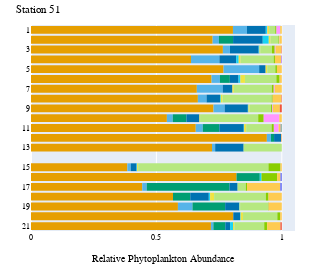
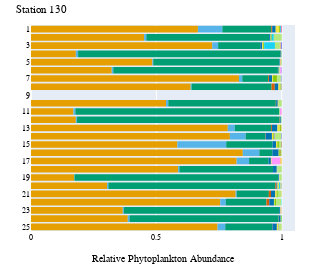

These figures' notebook cell, in order:
### Code cell
stations = ['51', '130']

cm_to_px = 96 / 2.54  # Conversion factor from centimeters to pixels
width_in_cm = 5
height_in_cm = 7

tax_colors = {}

for station in stations:        
    grouped_df = flowcam[flowcam['Station'] == station][['Comments', 'Taxon_grouped', 'density_cell_L_sample']]
    grouped_df = grouped_df.groupby(['Comments', 'Taxon_grouped']).agg({'density_cell_L_sample':'sum'}).reset_index()
    
    grouped_df["rel_occurrence"] = grouped_df.groupby(['Comments'])['density_cell_L_sample'].transform(lambda x: x / x.sum())
    
    # Split station into prefix and suffix and change to integer
    grouped_df['Sample'] = [x.split('_')[1] for x in grouped_df['Comments']]
    
    fig = px.histogram(grouped_df.sort_values(["Sample", 'Taxon_grouped'], ascending=[True, True]), 
                x="rel_occurrence", 
                y="Sample",
                color='Taxon_grouped',
                category_orders={
                    "Sample": ['1', '2', '3', '4', '5', '6', '7', '8', '9', '10',
                               '11', '12', '13', '14', '15', '16', '17', '18', '19', '20',
                               '21', '22', '23', '24', '25'],
                    "Taxon_grouped": ["Rare", "Bacillariophyta", "Dinophyceae",
                                      "Prymnesiophyceae"]
                },
                color_discrete_map={
                    "Rare": "#545454",
                    "Bacillariophyta": "#E69F00",
                    "Dinophyceae": "#56B4E9",
                    "Prymnesiophyceae": "#009E73",
                    "Ciliates": "#F0E442",
                    "Arthropoda": "#0072B2",
                    "Annelida": "#D55E00",
                    "Craniata": "#CC79A7",
                    "Urocordata": "#B5B5B5",
                    "Echinodermata": "#55EEFF",
                    "Cnidaria": "#A42324",
                    "Mollusca": "#89CE00",
                    "Detritus": "#808080",
                    "Rotifera": "#EAD506",
                    "Nassellaria": "#06EA0D"
                },                
                orientation='h'
            )

    fig.update_layout(
        font=dict(
            family="Times New Roman, serif",  # Set the font family to Times New Roman
            size=8,  # Set the font size
            color="black"  # Set the font color
        ),
        autosize=False,
        width=width_in_cm * cm_to_px,
        height=height_in_cm * cm_to_px,
        margin=dict( # Set the margins
            l=0,  # Left margin
            r=25,  # Right margin
            b=25,  # Bottom margin
            t=25  # Top margin
        ),
        showlegend=False,
        xaxis_title_text='Relative Phytoplankton Abundance',
        title_text='Station {}'.format(station),
        yaxis_title_text=''
    )

    fig.show()

    for trace in fig.data:
        # If trace is not in the dictionary, add it
        if trace.name not in tax_colors:
            # If trace contains a color already in use, give an error
            if trace.marker.color in tax_colors.values():
                raise ValueError(f'Color for {trace.name} already in use, review color disctrete map')
            tax_colors[trace.name] = trace.marker.color
           
    # Save figure as svg
    fig.write_image("../figures/phytoplankton/flowcam_relative_occurrence_{}_validated.svg".format(station), scale=2, width=width_in_cm * cm_to_px, height=height_in_cm * cm_to_px)
    #fig.write_image("../figures/phytoplankton/flowcam_relative_occurrence_{}_validated.png".format(station), scale=2,  width=width_in_cm * cm_to_px, height=height_in_cm * cm_to_px)

### Figure 1 — Plotly figure (JSON) as saved in the notebook; plotly's stock layout.template omitted (floating-point values rounded to 4 significant figures)
{"data": [{"alignmentgroup": "True", "bingroup": "y", "histfunc": "sum", "hovertemplate": "Taxon_grouped=Bacillariophyta<br>sum of rel_occurrence=%{x}<br>Sample=%{y}<extra></extra>", "legendgroup": "Bacillariophyta", "marker": {"color": "#E69F00", "pattern": {"shape": ""}}, "name": "Bacillariophyta", "offsetgroup": "Bacillariophyta", "orientation": "h", "showlegend": true, "type": "histogram", "x": [0.8052, 0.5418, 0.6569, 0.9404, 0.7217, 0.3842, 0.8195, 0.4435, 0.5661, 0.5858, 0.7243, 0.8066, 0.7174, 0.7651, 0.638, 0.7677, 0.72, 0.6612, 0.6654, 0.7277], "xaxis": "x", "y": ["1", "10", "11", "12", "13", "15", "16", "17", "18", "19", "2", "20", "21", "3", "4", "5", "6", "7", "8", "9"], "yaxis": "y"}, {"alignmentgroup": "True", "bingroup": "y", "histfunc": "sum", "hovertemplate": "Taxon_grouped=Dinophyceae<br>sum of rel_occurrence=%{x}<br>Sample=%{y}<extra></extra>", "legendgroup": "Dinophyceae", "marker": {"color": "#56B4E9", "pattern": {"shape": ""}}, "name": "Dinophyceae", "offsetgroup": "Dinophyceae", "orientation": "h", "showlegend": true, "type": "histogram", "x": [0.05565, 0.02337, 0.02806, 0.01644, 0.01254, 0.01367, 0.01784, 0.05809, 0.0248, 0.009813, 0.02823, 0.1133, 0.1419, 0.03316, 0.1033, 0.0346, 0.04443], "xaxis": "x", "y": ["1", "10", "11", "12", "13", "15", "17", "19", "2", "21", "3", "4", "5", "6", "7", "8", "9"], "yaxis": "y"}, {"alignmentgroup": "True", "bingroup": "y", "histfunc": "sum", "hovertemplate": "Taxon_grouped=Prymnesiophyceae<br>sum of rel_occurrence=%{x}<br>Sample=%{y}<extra></extra>", "legendgroup": "Prymnesiophyceae", "marker": {"color": "#009E73", "pattern": {"shape": ""}}, "name": "Prymnesiophyceae", "offsetgroup": "Prymnesiophyceae", "orientation": "h", "showlegend": true, "type": "histogram", "x": [0.05453, 0.06606, 0.01233, 0.09278, 0.3301, 0.06879, 0.1303, 0.05662, 0.04746, 0.03972], "xaxis": "x", "y": ["10", "11", "12", "16", "17", "18", "19", "2", "21", "6"], "yaxis": "y"}, {"alignmentgroup": "True", "bingroup": "y", "histfunc": "sum", "hovertemplate": "Taxon_grouped=Arthropoda<br>sum of rel_occurrence=%{x}<br>Sample=%{y}<extra></extra>", "legendgroup": "Arthropoda", "marker": {"color": "#0072B2", "pattern": {"shape": ""}}, "name": "Arthropoda", "offsetgroup": "Arthropoda", "orientation": "h", "showlegend": true, "type": "histogram", "x": [0.07529, 0.05185, 0.09723, 0.02775, 0.1135, 0.02309, 0.03239, 0.07407, 0.05581, 0.1184, 0.02724, 0.01912, 0.1145, 0.06703, 0.02581, 0.03464, 0.03864, 0.05353, 0.09247], "xaxis": "x", "y": ["1", "10", "11", "12", "13", "15", "17", "18", "19", "2", "20", "21", "3", "4", "5", "6", "7", "8", "9"], "yaxis": "y"}, {"alignmentgroup": "True", "bingroup": "y", "histfunc": "sum", "hovertemplate": "Taxon_grouped=Bellerochea<br>sum of rel_occurrence=%{x}<br>Sample=%{y}<extra></extra>", "legendgroup": "Bellerochea", "marker": {"color": "#19d3f3", "pattern": {"shape": ""}}, "name": "Bellerochea", "offsetgroup": "Bellerochea", "orientation": "h", "showlegend": true, "type": "histogram", "x": [0.00491, 0.001657, 0.002289, 0.00683, 0.005291, 0.001911, 0.02397, 0.002195, 0.01186, 0.003143, 0.009886, 0.007447, 0.003289, 0.00239], "xaxis": "x", "y": ["1", "11", "15", "16", "18", "19", "2", "20", "21", "3", "4", "6", "8", "9"], "yaxis": "y"}, {"alignmentgroup": "True", "bingroup": "y", "histfunc": "sum", "hovertemplate": "Taxon_grouped=Cerataulina pelagica<br>sum of rel_occurrence=%{x}<br>Sample=%{y}<extra></extra>", "legendgroup": "Cerataulina pelagica", "marker": {"color": "#FF6692", "pattern": {"shape": ""}}, "name": "Cerataulina pelagica", "offsetgroup": "Cerataulina pelagica", "orientation": "h", "showlegend": true, "type": "histogram", "x": [0.001637], "xaxis": "x", "y": ["1"], "yaxis": "y"}, {"alignmentgroup": "True", "bingroup": "y", "histfunc": "sum", "hovertemplate": "Taxon_grouped=Ciliates<br>sum of rel_occurrence=%{x}<br>Sample=%{y}<extra></extra>", "legendgroup": "Ciliates", "marker": {"color": "#F0E442", "pattern": {"shape": ""}}, "name": "Ciliates", "offsetgroup": "Ciliates", "orientation": "h", "showlegend": true, "type": "histogram", "x": [0.006547, 0.002596, 0.00787, 0.001028, 0.003841, 0.01587, 0.001911, 0.006837, 0.009071, 0.005077, 0.003092, 0.007513, 0.006452, 0.01815, 0.005722, 0.006833, 0.004781], "xaxis": "x", "y": ["1", "10", "11", "12", "15", "18", "19", "2", "20", "21", "3", "4", "5", "6", "7", "8", "9"], "yaxis": "y"}, {"alignmentgroup": "True", "bingroup": "y", "histfunc": "sum", "hovertemplate": "Taxon_grouped=Flock<br>sum of rel_occurrence=%{x}<br>Sample=%{y}<extra></extra>", "legendgroup": "Flock", "marker": {"color": "#B6E880", "pattern": {"shape": ""}}, "name": "Flock", "offsetgroup": "Flock", "orientation": "h", "showlegend": true, "type": "histogram", "x": [0.02455, 0.2318, 0.1017, 0.1522, 0.5197, 0.03267, 0.2063, 0.1116, 0.03175, 0.1371, 0.1192, 0.04693, 0.1321, 0.03226, 0.1252, 0.1515, 0.1963, 0.08546], "xaxis": "x", "y": ["1", "10", "11", "13", "15", "17", "18", "19", "2", "20", "21", "3", "4", "5", "6", "7", "8", "9"], "yaxis": "y"}, {"alignmentgroup": "True", "bingroup": "y", "histfunc": "sum", "hovertemplate": "Taxon_grouped=Mollusca<br>sum of rel_occurrence=%{x}<br>Sample=%{y}<extra></extra>", "legendgroup": "Mollusca", "marker": {"color": "#89CE00", "pattern": {"shape": ""}}, "name": "Mollusca", "offsetgroup": "Mollusca", "orientation": "h", "showlegend": true, "type": "histogram", "x": [0.00491, 0.02187, 0.0088, 0.04779, 0.06211, 0.004989, 0.01058, 0.001911, 0.002206, 0.01124, 0.0118, 0.01082, 0.004943, 0.006452, 0.0129, 0.007516, 0.003554, 0.004781], "xaxis": "x", "y": ["1", "10", "11", "15", "16", "17", "18", "19", "2", "20", "21", "3", "4", "5", "6", "7", "8", "9"], "yaxis": "y"}, {"alignmentgroup": "True", "bingroup": "y", "histfunc": "sum", "hovertemplate": "Taxon_grouped=Sediment<br>sum of rel_occurrence=%{x}<br>Sample=%{y}<extra></extra>", "legendgroup": "Sediment", "marker": {"color": "#FF97FF", "pattern": {"shape": ""}}, "name": "Sediment", "offsetgroup": "Sediment", "orientation": "h", "showlegend": true, "type": "histogram", "x": [0.01473, 0.06231, 0.01924, 0.001395, 0.003195, 0.003958, 0.002775], "xaxis": "x", "y": ["1", "10", "11", "2", "3", "7", "9"], "yaxis": "y"}, {"alignmentgroup": "True", "bingroup": "y", "histfunc": "sum", "hovertemplate": "Taxon_grouped=Unknown_6<br>sum of rel_occurrence=%{x}<br>Sample=%{y}<extra></extra>", "legendgroup": "Unknown_6", "marker": {"color": "#FECB52", "pattern": {"shape": ""}}, "name": "Unknown_6", "offsetgroup": "Unknown_6", "orientation": "h", "showlegend": true, "type": "histogram", "x": [0.006547, 0.009868, 0.008224, 0.001028, 0.005443, 0.01366, 0.1325, 0.05291, 0.05268, 0.009766, 0.006584, 0.05286, 0.02339, 0.02491, 0.01935, 0.008746, 0.02819, 0.03471, 0.02733], "xaxis": "x", "y": ["1", "10", "11", "12", "15", "16", "17", "18", "19", "2", "20", "21", "3", "4", "5", "6", "7", "8", "9"], "yaxis": "y"}, {"alignmentgroup": "True", "bingroup": "y", "histfunc": "sum", "hovertemplate": "Taxon_grouped=Cerataulus granulata<br>sum of rel_occurrence=%{x}<br>Sample=%{y}<extra></extra>", "legendgroup": "Cerataulus granulata", "marker": {"color": "#636efa", "pattern": {"shape": ""}}, "name": "Cerataulus granulata", "offsetgroup": "Cerataulus granulata", "orientation": "h", "showlegend": true, "type": "histogram", "x": [0.001657, 0.005161, 0.005992], "xaxis": "x", "y": ["11", "16", "17"], "yaxis": "y"}, {"alignmentgroup": "True", "bingroup": "y", "histfunc": "sum", "hovertemplate": "Taxon_grouped=Porifera spicule<br>sum of rel_occurrence=%{x}<br>Sample=%{y}<extra></extra>", "legendgroup": "Porifera spicule", "marker": {"color": "#EF553B", "pattern": {"shape": ""}}, "name": "Porifera spicule", "offsetgroup": "Porifera spicule", "orientation": "h", "showlegend": true, "type": "histogram", "x": [0.001312, 0.001028, 0.005457, 0.001598, 0.001777, 0.007902], "xaxis": "x", "y": ["11", "12", "21", "3", "8", "9"], "yaxis": "y"}, {"alignmentgroup": "True", "bingroup": "y", "histfunc": "sum", "hovertemplate": "Taxon_grouped=Radiozoa incertae<br>sum of rel_occurrence=%{x}<br>Sample=%{y}<extra></extra>", "legendgroup": "Radiozoa incertae", "marker": {"color": "#00cc96", "pattern": {"shape": ""}}, "name": "Radiozoa incertae", "offsetgroup": "Radiozoa incertae", "orientation": "h", "showlegend": true, "type": "histogram", "x": [0.001334], "xaxis": "x", "y": ["11"], "yaxis": "y"}, {"alignmentgroup": "True", "bingroup": "y", "histfunc": "sum", "hovertemplate": "Taxon_grouped=Appendicularia<br>sum of rel_occurrence=%{x}<br>Sample=%{y}<extra></extra>", "legendgroup": "Appendicularia", "marker": {"color": "#ab63fa", "pattern": {"shape": ""}}, "name": "Appendicularia", "offsetgroup": "Appendicularia", "orientation": "h", "showlegend": true, "type": "histogram", "x": [0.002379], "xaxis": "x", "y": ["4"], "yaxis": "y"}], "layout": {"autosize": false, "barmode": "relative", "font": {"color": "black", "family": "Times New Roman, serif", "size": 8}, "height": 264.6, "legend": {"title": {"text": "Taxon_grouped"}, "tracegroupgap": 0}, "margin": {"b": 25, "l": 0, "r": 25, "t": 25}, "showlegend": false, "title": {"text": "Station 51"}, "width": 189.0, "xaxis": {"anchor": "y", "domain": [0, 1], "title": {"text": "Relative Phytoplankton Abundance"}}, "yaxis": {"anchor": "x", "categoryarray": ["25", "24", "23", "22", "21", "20", "19", "18", "17", "16", "15", "14", "13", "12", "11", "10", "9", "8", "7", "6", "5", "4", "3", "2", "1"], "categoryorder": "array", "domain": [0, 1], "title": {"text": ""}}}}

### Figure 2 — Plotly figure (JSON) as saved in the notebook; plotly's stock layout.template omitted (floating-point values rounded to 4 significant figures)
{"data": [{"alignmentgroup": "True", "bingroup": "y", "histfunc": "sum", "hovertemplate": "Taxon_grouped=Bacillariophyta<br>sum of rel_occurrence=%{x}<br>Sample=%{y}<extra></extra>", "legendgroup": "Bacillariophyta", "marker": {"color": "#E69F00", "pattern": {"shape": ""}}, "name": "Bacillariophyta", "offsetgroup": "Bacillariophyta", "orientation": "h", "showlegend": true, "type": "histogram", "x": [0.6655, 0.5385, 0.1692, 0.1789, 0.7845, 0.7929, 0.5835, 0.8446, 0.8199, 0.5865, 0.1718, 0.451, 0.3035, 0.8159, 0.7547, 0.3661, 0.3859, 0.7438, 0.7227, 0.1788, 0.4839, 0.322, 0.8291, 0.6366], "xaxis": "x", "y": ["1", "10", "11", "12", "13", "14", "15", "16", "17", "18", "19", "2", "20", "21", "22", "23", "24", "25", "3", "4", "5", "6", "7", "8"], "yaxis": "y"}, {"alignmentgroup": "True", "bingroup": "y", "histfunc": "sum", "hovertemplate": "Taxon_grouped=Dinophyceae<br>sum of rel_occurrence=%{x}<br>Sample=%{y}<extra></extra>", "legendgroup": "Dinophyceae", "marker": {"color": "#56B4E9", "pattern": {"shape": ""}}, "name": "Dinophyceae", "offsetgroup": "Dinophyceae", "orientation": "h", "showlegend": true, "type": "histogram", "x": [0.09756, 0.008904, 0.007706, 0.004837, 0.02814, 0.06303, 0.1949, 0.06586, 0.04969, 0.005279, 0.001765, 0.008885, 0.00492, 0.004979, 0.02183, 0.004577, 0.007008, 0.03076, 0.02344, 0.008905, 0.003452, 0.006143, 0.01329, 0.003457], "xaxis": "x", "y": ["1", "10", "11", "12", "13", "14", "15", "16", "17", "18", "19", "2", "20", "21", "22", "23", "24", "25", "3", "4", "5", "6", "7", "8"], "yaxis": "y"}, {"alignmentgroup": "True", "bingroup": "y", "histfunc": "sum", "hovertemplate": "Taxon_grouped=Prymnesiophyceae<br>sum of rel_occurrence=%{x}<br>Sample=%{y}<extra></extra>", "legendgroup": "Prymnesiophyceae", "marker": {"color": "#009E73", "pattern": {"shape": ""}}, "name": "Prymnesiophyceae", "offsetgroup": "Prymnesiophyceae", "orientation": "h", "showlegend": true, "type": "histogram", "x": [0.1951, 0.4287, 0.8134, 0.8072, 0.1442, 0.07798, 0.1848, 0.05207, 0.07764, 0.3734, 0.8128, 0.4895, 0.6658, 0.1275, 0.1624, 0.619, 0.5942, 0.1872, 0.168, 0.8069, 0.503, 0.6562, 0.103, 0.3191], "xaxis": "x", "y": ["1", "10", "11", "12", "13", "14", "15", "16", "17", "18", "19", "2", "20", "21", "22", "23", "24", "25", "3", "4", "5", "6", "7", "8"], "yaxis": "y"}, {"alignmentgroup": "True", "bingroup": "y", "histfunc": "sum", "hovertemplate": "Taxon_grouped=Annelida<br>sum of rel_occurrence=%{x}<br>Sample=%{y}<extra></extra>", "legendgroup": "Annelida", "marker": {"color": "#D55E00", "pattern": {"shape": ""}}, "name": "Annelida", "offsetgroup": "Annelida", "orientation": "h", "showlegend": true, "type": "histogram", "x": [0.003484, 0.001385, 0.00131, 0.003518, 0.001627, 0.004508, 0.008392, 0.01138, 0.0009488, 0.0009586, 0.000616, 0.003463, 0.01272], "xaxis": "x", "y": ["1", "10", "12", "13", "14", "20", "21", "22", "24", "25", "4", "7", "8"], "yaxis": "y"}, {"alignmentgroup": "True", "bingroup": "y", "histfunc": "sum", "hovertemplate": "Taxon_grouped=Arthropoda<br>sum of rel_occurrence=%{x}<br>Sample=%{y}<extra></extra>", "legendgroup": "Arthropoda", "marker": {"color": "#0072B2", "pattern": {"shape": ""}}, "name": "Arthropoda", "offsetgroup": "Arthropoda", "orientation": "h", "showlegend": true, "type": "histogram", "x": [0.01394, 0.006457, 0.003911, 0.02199, 0.02512, 0.01392, 0.02511, 0.009316, 0.01493, 0.003007, 0.005542, 0.004108, 0.01689, 0.01849, 0.003433, 0.00743, 0.01767, 0.007813, 0.002597, 0.002182, 0.003323, 0.01256, 0.01473], "xaxis": "x", "y": ["1", "10", "12", "13", "14", "15", "16", "17", "18", "19", "2", "20", "21", "22", "23", "24", "25", "3", "4", "5", "6", "7", "8"], "yaxis": "y"}, {"alignmentgroup": "True", "bingroup": "y", "histfunc": "sum", "hovertemplate": "Taxon_grouped=Ciliates<br>sum of rel_occurrence=%{x}<br>Sample=%{y}<extra></extra>", "legendgroup": "Ciliates", "marker": {"color": "#F0E442", "pattern": {"shape": ""}}, "name": "Ciliates", "offsetgroup": "Ciliates", "orientation": "h", "showlegend": true, "type": "histogram", "x": [0.01394, 0.001385, 0.0004907, 0.0006455, 0.009675, 0.005306, 0.005063, 0.001942, 0.003105, 0.001916, 0.00152, 0.002072, 0.005387, 0.005979, 0.002729, 0.001144, 0.0009488, 0.005636, 0.003906, 0.001373, 0.002528, 0.002312, 0.003775, 0.006025], "xaxis": "x", "y": ["1", "10", "11", "12", "13", "14", "15", "16", "17", "18", "19", "2", "20", "21", "22", "23", "24", "25", "3", "4", "5", "6", "7", "8"], "yaxis": "y"}, {"alignmentgroup": "True", "bingroup": "y", "histfunc": "sum", "hovertemplate": "Taxon_grouped=Mollusca<br>sum of rel_occurrence=%{x}<br>Sample=%{y}<extra></extra>", "legendgroup": "Mollusca", "marker": {"color": "#89CE00", "pattern": {"shape": ""}}, "name": "Mollusca", "offsetgroup": "Mollusca", "orientation": "h", "showlegend": true, "type": "histogram", "x": [0.003485, 0.001314, 0.004397, 0.003078, 0.006329, 0.006424, 0.002771, 0.0008323, 0.004518, 0.007067, 0.0009586, 0.003906, 0.01529, 0.002833], "xaxis": "x", "y": ["1", "10", "13", "14", "15", "16", "2", "20", "21", "22", "25", "3", "7", "8"], "yaxis": "y"}, {"alignmentgroup": "True", "bingroup": "y", "histfunc": "sum", "hovertemplate": "Taxon_grouped=Sediment<br>sum of rel_occurrence=%{x}<br>Sample=%{y}<extra></extra>", "legendgroup": "Sediment", "marker": {"color": "#19d3f3", "pattern": {"shape": ""}}, "name": "Sediment", "offsetgroup": "Sediment", "orientation": "h", "showlegend": true, "type": "histogram", "x": [0.003484, 0.001229, 0.00185, 0.0009995, 0.008313, 0.00392, 0.0009145, 0.04297, 0.0007748, 0.000511], "xaxis": "x", "y": ["1", "12", "14", "18", "2", "20", "25", "3", "4", "6"], "yaxis": "y"}, {"alignmentgroup": "True", "bingroup": "y", "histfunc": "sum", "hovertemplate": "Taxon_grouped=Unknown_6<br>sum of rel_occurrence=%{x}<br>Sample=%{y}<extra></extra>", "legendgroup": "Unknown_6", "marker": {"color": "#FF6692", "pattern": {"shape": ""}}, "name": "Unknown_6", "offsetgroup": "Unknown_6", "orientation": "h", "showlegend": true, "type": "histogram", "x": [0.003484, 0.0008795, 0.001627, 0.001398, 0.001258, 0.001144, 0.0009241, 0.001277, 0.0005678, 0.0007261], "xaxis": "x", "y": ["1", "13", "14", "16", "20", "23", "25", "5", "6", "7"], "yaxis": "y"}, {"alignmentgroup": "True", "bingroup": "y", "histfunc": "sum", "hovertemplate": "Taxon_grouped=Bellerochea<br>sum of rel_occurrence=%{x}<br>Sample=%{y}<extra></extra>", "legendgroup": "Bellerochea", "marker": {"color": "#B6E880", "pattern": {"shape": ""}}, "name": "Bellerochea", "offsetgroup": "Bellerochea", "orientation": "h", "showlegend": true, "type": "histogram", "x": [0.01333, 0.001864, 0.002025, 0.0008795, 0.02564, 0.01013, 0.002616, 0.01705, 0.009182, 0.03188, 0.004917, 0.01447, 0.01943, 0.002288, 0.01026, 0.01953, 0.003668, 0.002114, 0.01517, 0.003049], "xaxis": "x", "y": ["10", "11", "12", "13", "14", "15", "16", "18", "19", "2", "20", "21", "22", "23", "25", "3", "5", "6", "7", "8"], "yaxis": "y"}, {"alignmentgroup": "True", "bingroup": "y", "histfunc": "sum", "hovertemplate": "Taxon_grouped=Flock<br>sum of rel_occurrence=%{x}<br>Sample=%{y}<extra></extra>", "legendgroup": "Flock", "marker": {"color": "#FF97FF", "pattern": {"shape": ""}}, "name": "Flock", "offsetgroup": "Flock", "orientation": "h", "showlegend": true, "type": "histogram", "x": [0.00679, 0.03416, 0.001144, 0.0008554, 0.005735, 0.0008007], "xaxis": "x", "y": ["11", "17", "23", "24", "6", "7"], "yaxis": "y"}, {"alignmentgroup": "True", "bingroup": "y", "histfunc": "sum", "hovertemplate": "Taxon_grouped=Porifera spicule<br>sum of rel_occurrence=%{x}<br>Sample=%{y}<extra></extra>", "legendgroup": "Porifera spicule", "marker": {"color": "#FECB52", "pattern": {"shape": ""}}, "name": "Porifera spicule", "offsetgroup": "Porifera spicule", "orientation": "h", "showlegend": true, "type": "histogram", "x": [0.0004907, 0.0008796, 0.006211, 0.00135, 0.001144, 0.0008554, 0.0009586, 0.003906, 0.0006476], "xaxis": "x", "y": ["11", "13", "17", "21", "23", "24", "25", "3", "7"], "yaxis": "y"}, {"alignmentgroup": "True", "bingroup": "y", "histfunc": "sum", "hovertemplate": "Taxon_grouped=Rotifera<br>sum of rel_occurrence=%{x}<br>Sample=%{y}<extra></extra>", "legendgroup": "Rotifera", "marker": {"color": "#EAD506", "pattern": {"shape": ""}}, "name": "Rotifera", "offsetgroup": "Rotifera", "orientation": "h", "showlegend": true, "type": "histogram", "x": [0.0008796], "xaxis": "x", "y": ["13"], "yaxis": "y"}, {"alignmentgroup": "True", "bingroup": "y", "histfunc": "sum", "hovertemplate": "Taxon_grouped=Appendicularia<br>sum of rel_occurrence=%{x}<br>Sample=%{y}<extra></extra>", "legendgroup": "Appendicularia", "marker": {"color": "#636efa", "pattern": {"shape": ""}}, "name": "Appendicularia", "offsetgroup": "Appendicularia", "orientation": "h", "showlegend": true, "type": "histogram", "x": [0.00185, 0.0008323, 0.003906, 0.001022, 0.001523, 0.000752], "xaxis": "x", "y": ["14", "20", "3", "6", "7", "8"], "yaxis": "y"}, {"alignmentgroup": "True", "bingroup": "y", "histfunc": "sum", "hovertemplate": "Taxon_grouped=Cnidaria<br>sum of rel_occurrence=%{x}<br>Sample=%{y}<extra></extra>", "legendgroup": "Cnidaria", "marker": {"color": "#A42324", "pattern": {"shape": ""}}, "name": "Cnidaria", "offsetgroup": "Cnidaria", "orientation": "h", "showlegend": true, "type": "histogram", "x": [0.001266], "xaxis": "x", "y": ["15"], "yaxis": "y"}, {"alignmentgroup": "True", "bingroup": "y", "histfunc": "sum", "hovertemplate": "Taxon_grouped=Echinodermata<br>sum of rel_occurrence=%{x}<br>Sample=%{y}<extra></extra>", "legendgroup": "Echinodermata", "marker": {"color": "#55EEFF", "pattern": {"shape": ""}}, "name": "Echinodermata", "offsetgroup": "Echinodermata", "orientation": "h", "showlegend": true, "type": "histogram", "x": [0.002047, 0.0006476], "xaxis": "x", "y": ["22", "7"], "yaxis": "y"}, {"alignmentgroup": "True", "bingroup": "y", "histfunc": "sum", "hovertemplate": "Taxon_grouped=Nassellaria<br>sum of rel_occurrence=%{x}<br>Sample=%{y}<extra></extra>", "legendgroup": "Nassellaria", "marker": {"color": "#06EA0D", "pattern": {"shape": ""}}, "name": "Nassellaria", "offsetgroup": "Nassellaria", "orientation": "h", "showlegend": true, "type": "histogram", "x": [0.001898], "xaxis": "x", "y": ["24"], "yaxis": "y"}, {"alignmentgroup": "True", "bingroup": "y", "histfunc": "sum", "hovertemplate": "Taxon_grouped=Cerataulus granulata<br>sum of rel_occurrence=%{x}<br>Sample=%{y}<extra></extra>", "legendgroup": "Cerataulus granulata", "marker": {"color": "#EF553B", "pattern": {"shape": ""}}, "name": "Cerataulus granulata", "offsetgroup": "Cerataulus granulata", "orientation": "h", "showlegend": true, "type": "histogram", "x": [0.000752], "xaxis": "x", "y": ["8"], "yaxis": "y"}], "layout": {"autosize": false, "barmode": "relative", "font": {"color": "black", "family": "Times New Roman, serif", "size": 8}, "height": 264.6, "legend": {"title": {"text": "Taxon_grouped"}, "tracegroupgap": 0}, "margin": {"b": 25, "l": 0, "r": 25, "t": 25}, "showlegend": false, "title": {"text": "Station 130"}, "width": 189.0, "xaxis": {"anchor": "y", "domain": [0, 1], "title": {"text": "Relative Phytoplankton Abundance"}}, "yaxis": {"anchor": "x", "categoryarray": ["25", "24", "23", "22", "21", "20", "19", "18", "17", "16", "15", "14", "13", "12", "11", "10", "9", "8", "7", "6", "5", "4", "3", "2", "1"], "categoryorder": "array", "domain": [0, 1], "title": {"text": ""}}}}
